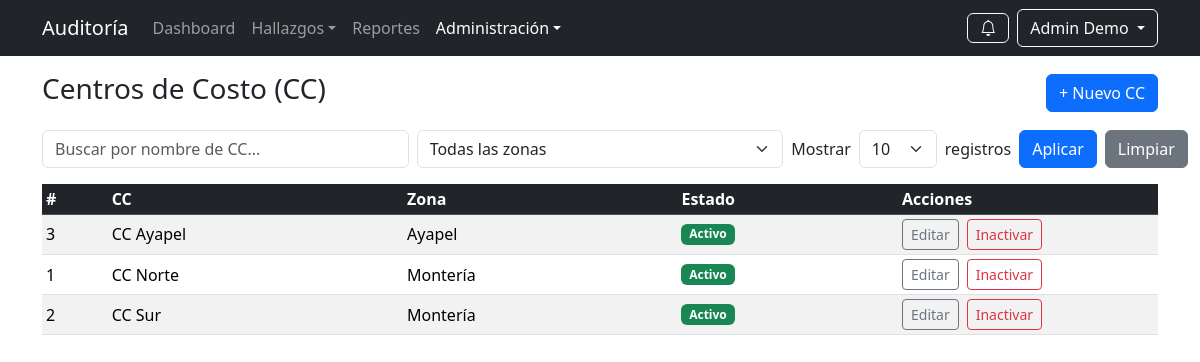
Screenshot of /public/admin/centros.php (signed in) with the database file from the repository.
### tables this page shows
CREATE TABLE centro_costo (
  id INT AUTO_INCREMENT PRIMARY KEY,
  zona_id INT NOT NULL,
  nombre VARCHAR(160) NOT NULL,
  codigo VARCHAR(50) NOT NULL,
  activo TINYINT(1) NOT NULL DEFAULT 1,
  UNIQUE KEY uk_cc_codigo (codigo),
  KEY idx_cc_zona (zona_id),
  CONSTRAINT fk_cc_zona FOREIGN KEY (zona_id) REFERENCES zona(id)
    ON UPDATE CASCADE ON DELETE RESTRICT
);

CREATE TABLE zona (
  id INT AUTO_INCREMENT PRIMARY KEY,
  nombre VARCHAR(120) NOT NULL,
  activo TINYINT(1) NOT NULL DEFAULT 1,
  UNIQUE KEY uk_zona_nombre (nombre)
);

### public/admin/centros.php (the view, shortened to what this page needs)
<?php
$pdo = getDB();
$q = trim($_GET['q'] ?? '');
$per_page = (int)($_GET['per_page'] ?? 10);
$page = max(1, (int)($_GET['page'] ?? 1));
$offset = ($page - 1) * $per_page;
$where = []; $params = [];
$where_sql = $where ? ('WHERE '.implode(' AND ', $where)) : '';
$sql = "SELECT c.id, c.nombre, c.activo, z.nombre AS zona
        FROM centro_costo c
        JOIN zona z ON z.id=c.zona_id
        $where_sql
        ORDER BY z.nombre, c.nombre
        LIMIT ? OFFSET ?";
$paramsData = $params;
$paramsData[] = $per_page;
$paramsData[] = $offset;
$st = $pdo->prepare($sql);
$st->execute($paramsData);
$rows = $st->fetchAll();
include __DIR__ . '/../../includes/header.php';
?>
<div class="container">
  <div class="d-flex justify-content-between align-items-center mb-3">
    <h3>Centros de Costo (CC)</h3>
    <a class="btn btn-primary" href="<?= BASE_URL ?>/admin/centro_edit.php">+ Nuevo CC</a>
  </div>
  <form class="row g-2 mb-3" method="get">
    <div class="col-md-4">
      <input class="form-control" name="q" placeholder="Buscar por nombre de CC..." value="<?= htmlspecialchars($q) ?>">
    </div>
    <div class="col-md-4">
      <select name="zona_id" class="form-select">
        <option value="0">Todas las zonas</option>
      </select>
    </div>
    <div class="col-md-4 d-flex gap-2 align-items-center">
      <div class="d-flex align-items-center gap-2">
        <label class="form-label mb-0">Mostrar</label>
        <select name="per_page" class="form-select" style="width:auto">
          <?php foreach([10,25,50,100] as $op): ?>
            <option value="<?= $op ?>" <?= ($per_page===$op)?'selected':'' ?>><?= $op ?></option>
          <?php endforeach; ?>
        </select>
        <span>registros</span>
      </div>
      <button class="btn btn-primary">Aplicar</button>
      <a class="btn btn-secondary" href="<?= BASE_URL ?>/admin/centros.php">Limpiar</a>
    </div>
  </form>
  <div class="table-responsive">
    <table class="table table-sm table-striped align-middle">
      <thead class="table-dark">
        <tr>
          <th>#</th>
          <th>CC</th>
          <th>Zona</th>
          <th>Estado</th>
          <th style="width:260px">Acciones</th>
        </tr>
      </thead>
      <tbody>
      <?php if (!$rows): ?>
        <tr><td colspan="5" class="text-center py-4">Sin resultados</td></tr>
      <?php else: ?>
        <?php foreach($rows as $r): ?>
          <tr>
            <td><?= (int)$r['id'] ?></td>
            <td><?= htmlspecialchars($r['nombre']) ?></td>
            <td><?= htmlspecialchars($r['zona']) ?></td>
            <td><?= ((int)$r['activo']===1) ? '<span class="badge bg-success">Activo</span>' : '<span class="badge bg-danger">Inactivo</span>' ?></td>
            <td class="d-flex flex-wrap gap-2">
              <a class="btn btn-sm btn-outline-secondary" href="<?= BASE_URL ?>/admin/centro_edit.php?id=<?= (int)$r['id'] ?>">Editar</a>
              <?php if ((int)$r['activo']===1): ?>
                <a class="btn btn-sm btn-outline-danger"
                   href="<?= BASE_URL ?>/admin/centro_toggle.php?id=<?= (int)$r['id'] ?>&to=0"
                   data-confirm="¿Inactivar este CC? Esto puede afectar asignaciones vigentes."
                   data-confirm-type="warning" data-confirm-ok="Sí, inactivar">
                  Inactivar
                </a>
              <?php endif; ?>
            </td>
          </tr>
        <?php endforeach; ?>
      <?php endif; ?>
      </tbody>
    </table>
  </div>
</div>

### includes/header.php (shortened to what this page needs)
<?php
$rol = $_SESSION['rol'] ?? 'lectura';
$nombreUsuario = $_SESSION['nombre'] ?? '';
function nav_active(string $relativePath): string {
  $current = $_SERVER['REQUEST_URI'] ?? '';
  $target  = rtrim(BASE_URL, '/') . $relativePath;
  return (strpos($current, $target) !== false) ? 'active' : '';
}
?>
<link href="https://cdn.jsdelivr.net/npm/bootstrap@5.3.3/dist/css/bootstrap.min.css" rel="stylesheet">
<link href="https://cdn.jsdelivr.net/npm/bootstrap-icons@1.11.3/font/bootstrap-icons.css" rel="stylesheet">
<link rel="stylesheet" href="https://cdn.jsdelivr.net/npm/sweetalert2@11/dist/sweetalert2.min.css">
<link rel="stylesheet" href="https://cdn.jsdelivr.net/npm/animate.css@4/animate.min.css">
<link rel="stylesheet" href="<?= BASE_URL ?>/assets/css/custom.css">
<nav class="navbar navbar-expand-lg navbar-dark bg-dark mb-3 sticky-top">
  <div class="container">
    <a class="navbar-brand" href="<?= BASE_URL ?>/dashboard.php"><?= APP_NAME ?></a>
    <div id="nav" class="collapse navbar-collapse">
      <ul class="navbar-nav me-auto">
        <li class="nav-item">
          <a class="nav-link <?= nav_active('/dashboard.php') ?>" href="<?= BASE_URL ?>/dashboard.php">Dashboard</a>
        </li>
        <li class="nav-item dropdown">
          <a class="nav-link dropdown-toggle <?= nav_active('/hallazgos') ?>" href="#" data-bs-toggle="dropdown">Hallazgos</a>
        </li>
        <li class="nav-item">
          <a class="nav-link <?= nav_active('/reportes.php') ?>" href="<?= BASE_URL ?>/reportes.php">Reportes</a>
        </li>
        <?php if ($rol === 'admin'): ?>
          <li class="nav-item dropdown">
            <a class="nav-link dropdown-toggle <?= nav_active('/admin') ?>" href="#" data-bs-toggle="dropdown">Administración</a>
          </li>
        <?php endif; ?>
      </ul>
      <ul class="navbar-nav ms-auto align-items-center">
        <li class="nav-item dropdown me-2">
          <button class="btn btn-outline-light position-relative" id="notifBtn" data-bs-toggle="dropdown" aria-expanded="false" title="Notificaciones">
            <i class="bi bi-bell"></i>
          </button>
        </li>
        <li class="nav-item dropdown">
          <button class="btn btn-outline-light dropdown-toggle" type="button" data-bs-toggle="dropdown" aria-expanded="false">
            <?= htmlspecialchars($nombreUsuario ?: 'Usuario') ?>
          </button>
        </li>
      </ul>
    </div>
  </div>
</nav>

### public/assets/css/custom.css (style rules this page uses)
.table > :not(caption) > * > * { vertical-align: middle; }

### rows the page displays
centro_costo: id "3", nombre "CC Ayapel", zona.nombre "Ayapel", activo "Activo"
centro_costo: id "1", nombre "CC Norte", zona.nombre "Montería", activo "Activo"
centro_costo: id "2", nombre "CC Sur", zona.nombre "Montería", activo "Activo"

### other values shown
APP_NAME "Auditoría"
$nombreUsuario ?: 'Usuario' "Admin Demo"
form field per_page "10"
